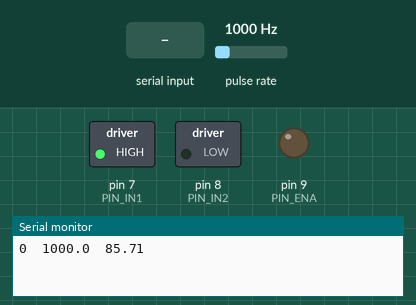
Simulated run of this sketch. Board: Arduino Uno, built with avr-gcc and run on an emulated ATmega328P. On the bench: switched loads named in the sketch (green lamp = pin HIGH), output pins drawn as LEDs (lit = HIGH), the last lines printed to the serial monitor. Wiring (inferred from the names in the program): pulse sensor: data pin 2. Inputs (shaded band) come from the test bench; at power-on: pulse rate 1000 Hz.

Above: at 1.2 s.
1.3 s: "90,45\n" received over Serial
At 2.1 s:
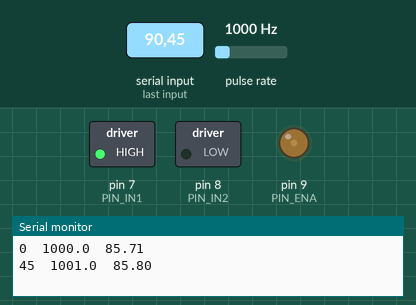
2.8 s: "30,150\n" received over Serial
At 3.3 s:
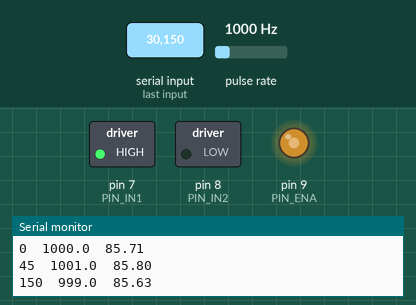
4.3 s: "200\n" received over Serial
At 5.5 s:
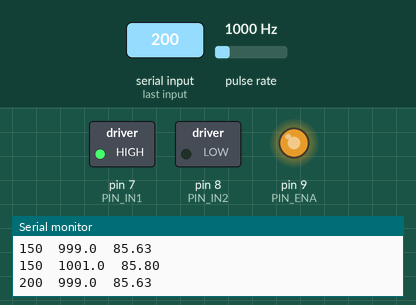
5.8 s: "90\n" received over Serial
At 6.6 s:
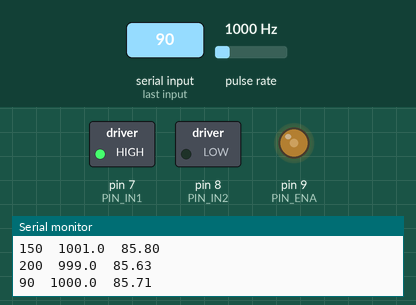
Timing chart, 0 to 8.3 s (numbered marks = the images above; inputs shaded):
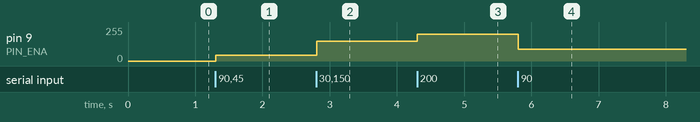

Measured:
- after the input at 1.3 s, pin 9 (PIN_ENA): 0/255 → 45/255 at once
- after the input at 2.8 s, pin 9 (PIN_ENA): 45/255 → 150/255 at once
- after the input at 4.3 s, pin 9 (PIN_ENA): 150/255 → 200/255 at once
- after the input at 5.8 s, pin 9 (PIN_ENA): 200/255 → 90/255 at once

The sketch:

lab-07-reto-3-saving-csv.ino
```cpp
/*
 * lab-07-parte2-motor-driver.ino
 * Reto 3: Recepcion de Duty por Serial
 */

const uint8_t PIN_ENA   = 9;
const uint8_t PIN_IN1   = 7;
const uint8_t PIN_IN2   = 8;
const uint8_t PIN_ENC_A = 2;

const float PULSOS_POR_REV = 700.0;
const unsigned long VENTANA_MS = 1000; // Ventana de 1 segundo

volatile unsigned long contadorPulsos = 0;
unsigned long tiempoAnterior = 0;
uint8_t dutyActual = 0;

void contarPulso() {
  contadorPulsos++;
}

void setup() {
  Serial.begin(9600);

  pinMode(PIN_ENA, OUTPUT);
  pinMode(PIN_IN1, OUTPUT);
  pinMode(PIN_IN2, OUTPUT);

  pinMode(PIN_ENC_A, INPUT_PULLUP);
  attachInterrupt(digitalPinToInterrupt(PIN_ENC_A), contarPulso, RISING);

  digitalWrite(PIN_IN1, HIGH);
  digitalWrite(PIN_IN2, LOW);
  analogWrite(PIN_ENA, dutyActual);
}

void loop() {
  // Escuchar cambio de Duty desde Python
  if (Serial.available() > 0) {
    int nuevoDuty = Serial.parseInt();
    while (Serial.available() > 0) Serial.read();

    if (nuevoDuty >= 0 && nuevoDuty <= 255) {
      dutyActual = (uint8_t)nuevoDuty;
      analogWrite(PIN_ENA, dutyActual);
    }
  }

  // Enviar telemetría cada segundo
  unsigned long tiempoActual = millis();
  if (tiempoActual - tiempoAnterior >= VENTANA_MS) {
    noInterrupts();
    unsigned long pulsosEnVentana = contadorPulsos;
    contadorPulsos = 0;
    interrupts();

    float frecuenciaHz = (pulsosEnVentana * 1000.0) / VENTANA_MS;
    float rpm = (pulsosEnVentana / PULSOS_POR_REV) * (60000.0 / VENTANA_MS);

    // Formato tabulado: Duty \t Frecuencia \t RPM
    Serial.print(dutyActual);
    Serial.print(F("\t"));
    Serial.print(frecuenciaHz, 1);
    Serial.print(F("\t"));
    Serial.println(rpm, 2);

    tiempoAnterior = tiempoActual;
  }
}
```
